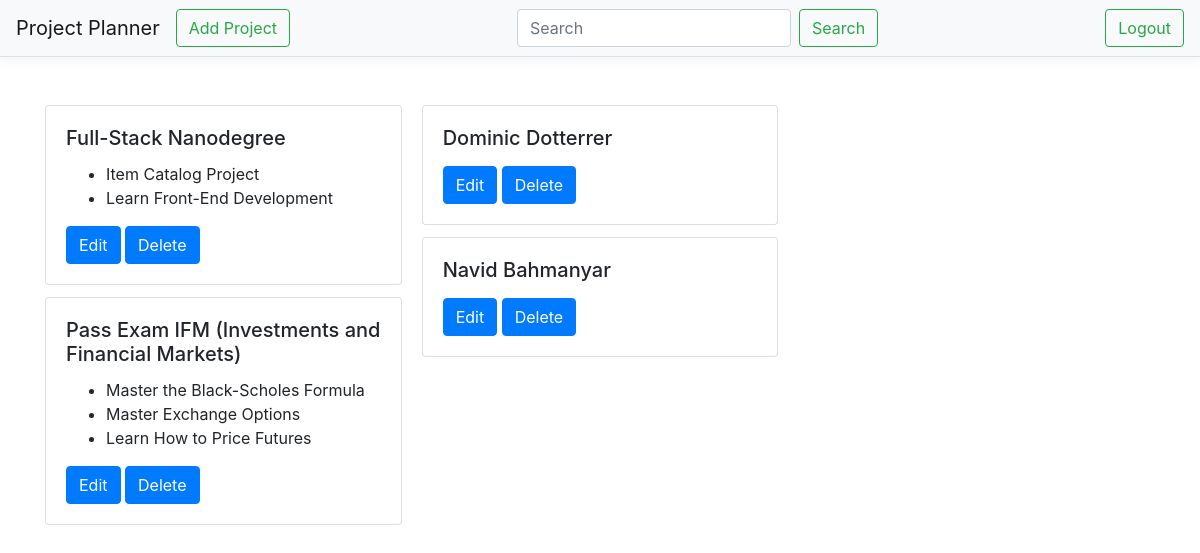
/project/ (signed in), run on the app's committed database.
### n_database_setup.py (models this page shows, shortened)
class Project(Base):
    __tablename__ = 'project'
    id = Column(Integer, primary_key=True)
    name = Column(String(250), nullable=False)
    items = relationship("Item", order_by="Item.id")

class Item(Base):
    __tablename__ = 'item'
    id = Column(Integer, primary_key=True)
    name = Column(String(80), nullable=False)
    description = Column(String(250))
    project_id = Column(Integer, ForeignKey('project.id'))
    project = relationship(Project)

### n_final.py (the view)
@app.route('/')
@app.route('/project/')
def index():
    projects = session.query(Project).all()
    if 'username' not in login_session:
        return render_template('catalog-main-public.html', projects={})
    else:
        return render_template('catalog-main.html', projects=projects)

### templates/catalog-main.html
{% extends "main.html" %}
{% block content %}
    <div class="card-columns">
      {% for p in projects %}
      <div class="card">
        <div class="card-body">
          <h5 class="card-title">{{p.name}}</h5>
          <ul>
            {% for i in p.items %}
            <li class="card-text">{{i.name}}</li>
            {% endfor %}
          </ul>
          <a href="/project/{{p.id}}/edit/" class="btn btn-primary">Edit</a>
          <a href="/project/{{p.id}}/delete/" class="btn btn-primary">Delete</a>
        </div>
      </div>
      {% endfor %}
    </div>
  </div>
{% endblock %}

### templates/main.html (shortened to what this page needs)
<!DOCTYPE html>
<html lang="en">
<head>
    <link rel="stylesheet" href="https://maxcdn.bootstrapcdn.com/bootstrap/4.0.0/css/bootstrap.min.css"
>
    <link rel=stylesheet type=text/css href="{{ url_for('static', filename='styles.css') }}">
</head>
<body>
<nav class="navbar navbar-expand-lg navbar-light bg-light border-bottom box-shadow" style="margin-bottom: 3em">
    <a class="navbar-brand" href="/">Project Planner</a>
    <a class="btn btn-outline-success" href="/project/new">Add Project</a>
    <form class="form-inline my-2 my-lg-0 ml-auto">
        <input class="form-control mr-sm-2" type="search" placeholder="Search" aria-label="Search">
        <button class="btn btn-outline-success my-2 my-sm-0" type="submit">Search</button>
    </form>
    <form class="form-inline my-2 my-lg-0 ml-auto">
        <a class="btn btn-outline-success my-2 my-sm-0" href="/logout">
            <span>Logout</span>
        </a>
    </form>
</nav>
    <div class="container">
        {% block content %} {% endblock %}
</body>
</html>

### static/styles.css (style rules this page uses)
.border-bottom { border-bottom: 1px solid #e5e5e5; }
.box-shadow { box-shadow: 0 .25rem .75rem rgba(0, 0, 0, .05); }

### data on the page
Project: name "Full-Stack Nanodegree"
Item: name "Item Catalog Project"
Item: name "Learn Front-End Development"
Project: name "Pass Exam IFM (Investments and Financial Markets)"
Item: name "Master the Black-Scholes Formula"
Item: name "Master Exchange Options"
Item: name "Learn How to Price Futures"
Project: name "Dominic Dotterrer"
Project: name "Navid Bahmanyar"
